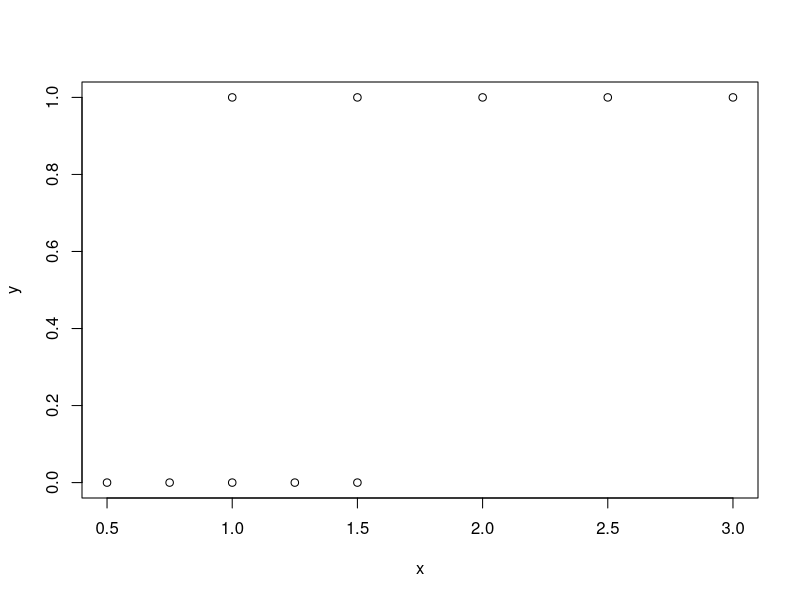

Source code (R):
## Kapitel 4, Folie 15
# Logistische Regression

# Erzeuge Datensatz (siehe GeoGebra)
x <- c(0.5,0.75,1,1.25,1.5,1,1.5,2,2.5,3)
y <- c(0,0,0,0,0,1,1,1,1,1)
plot(x,y)
df <- data.frame(x,y)

# Berechnung der log. Regression
glm1 <- glm(data=df, y~x, family = binomial)

# Ergebnis ausgeben
summary(glm1)
